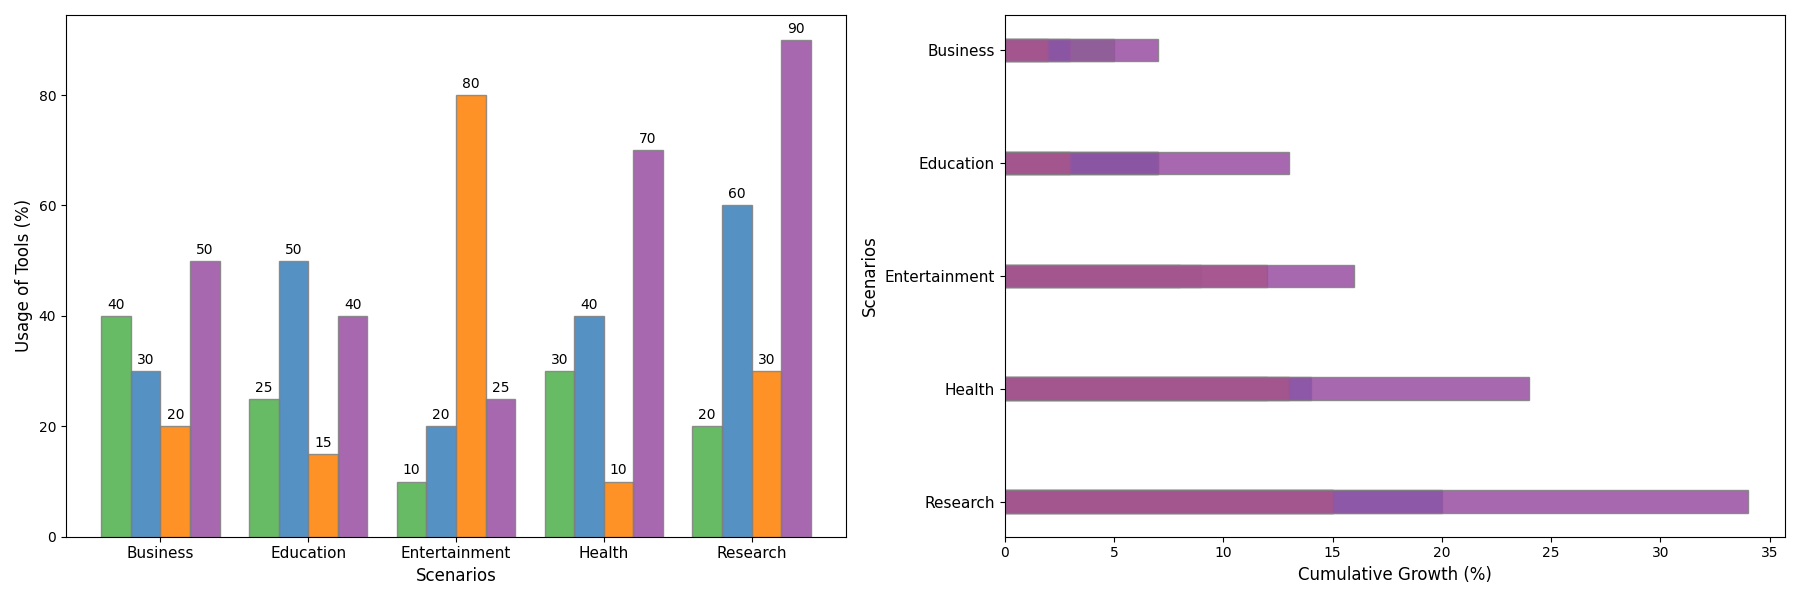

Recreate this plot in Python.
import matplotlib.pyplot as plt
import numpy as np

scenarios = ['Business', 'Education', 'Entertainment', 'Health', 'Research']
categories = ['Excel', 'Python', 'Graphics', 'Statistics']

usage_data = np.array([
    [40, 30, 20, 50],
    [25, 50, 15, 40],
    [10, 20, 80, 25],
    [30, 40, 10, 70],
    [20, 60, 30, 90]
])

fig, (ax1, ax2) = plt.subplots(1, 2, figsize=(18, 6))  # Changed to a 1x2 subplot layout

bar_width = 0.2
positions = np.arange(len(scenarios))
colors = ['#4daf4a', '#377eb8', '#ff7f00', '#984ea3']

# Bar chart on the first axis
for i, (category, color) in enumerate(zip(categories, colors)):
    bars = ax1.bar(positions + i * bar_width, usage_data[:, i], bar_width, color=color, edgecolor='gray', alpha=0.85)
    for bar in bars:
        height = bar.get_height()
        ax1.annotate(f'{height}', xy=(bar.get_x() + bar.get_width() / 2, height),
                     xytext=(0, 3), textcoords="offset points", ha='center', va='bottom', fontsize=10, color='black')

ax1.set_xlabel('Scenarios', fontsize=12)
ax1.set_ylabel('Usage of Tools (%)', fontsize=12)
ax1.set_xticks(positions + 1.5 * bar_width)
ax1.set_xticklabels(scenarios, fontsize=11)

usage_growth = np.array([
    [5, 3, 2, 7],
    [2, 4, 1, 6],
    [1, 2, 9, 3],
    [4, 5, 1, 8],
    [3, 6, 2, 10]
])

cumulative_data = np.cumsum(usage_growth, axis=0)
for i, (category, color) in enumerate(zip(categories, colors)):
    ax2.barh(positions, cumulative_data[:, i], bar_width, color=color, edgecolor='gray', alpha=0.85)

ax2.set_xlabel('Cumulative Growth (%)', fontsize=12)
ax2.set_ylabel('Scenarios', fontsize=12)
ax2.set_yticks(positions)
ax2.set_yticklabels(scenarios, fontsize=11)
ax2.invert_yaxis()

plt.tight_layout()
plt.show()
